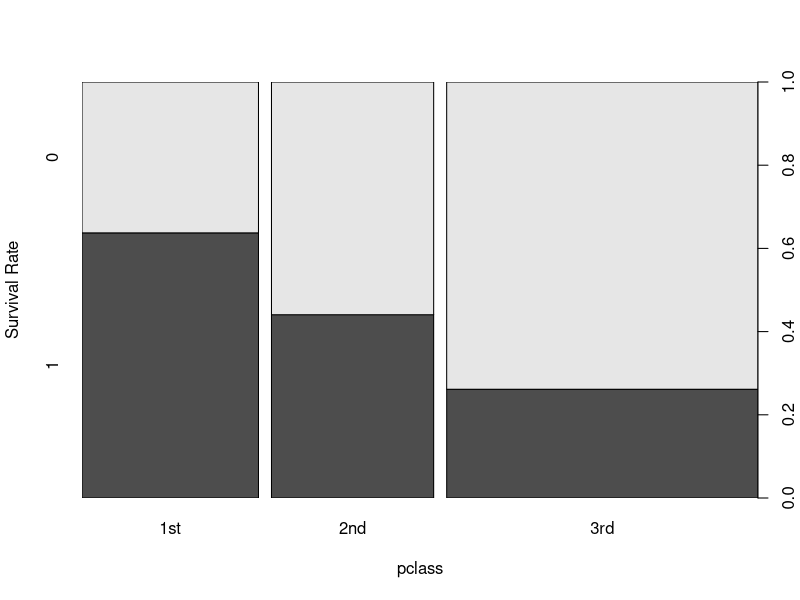
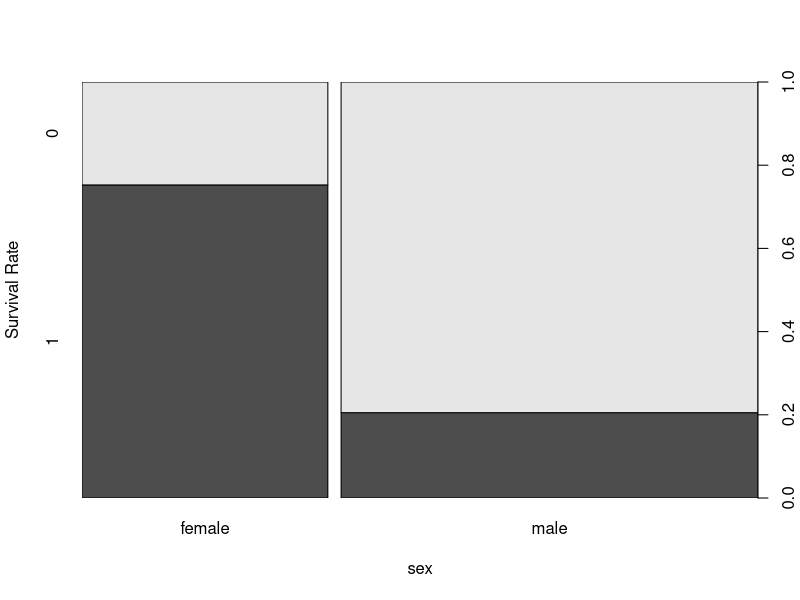

Write R code to recreate these figures, in order. (Note: this script raises an error after producing the figures.)
## ---- chunk 1
knitr::opts_chunk$set(warning=FALSE, message=FALSE)
## ---- chunk 2
??titanic

library(earth)

data(etitanic)

?etitanic
## ---- chunk 3
summary(etitanic)

with(etitanic, table(survived))
with(etitanic, table(survived, pclass))

surv_count <- with(etitanic, table(survived))
surv_by_class_count <- with(etitanic, table(survived, pclass))

prop.table(surv_count)
prop.table(surv_by_class_count, margin=1)
prop.table(surv_by_class_count, margin=2)

with(etitanic, plot(pclass, as.factor(survived), xlab="pclass"
                    , ylab="Survival Rate"))

with(etitanic, plot(sex, as.factor(survived), xlab="sex"
                    , ylab="Survival Rate"))
## ---- chunk 4
etitanic$survived_d <- as.factor(ifelse(etitanic$survived == 1, 'Alive', 'Dead'))

etitanic$survived_d <- relevel(etitanic$survived_d, ref='Dead')

summary(etitanic)

table(etitanic$survived)

etitanic2 <- subset(etitanic, select=-c(survived))

summary(etitanic2)
## ---- chunk 5
library(caret)

set.seed(1234)
training <- createDataPartition(etitanic2$survived_d, p = 0.7, list=FALSE)

trainData <- etitanic2[training,]
testData <- etitanic2[-training,]
## ---- chunk 6
fitControl <- trainControl(method="cv", classProbs = TRUE, summaryFunction = twoClassSummary)
perfmetric <- "ROC"
## ---- chunk 7
## logistic regression
set.seed(1234)
logit.mod <- train(survived_d ~ ., data=trainData, trControl=fitControl, method="glm", metric=perfmetric)

## MARS
set.seed(1234)
earth.mod <- train(survived_d ~ ., data=trainData, trControl=fitControl, method="earth", metric=perfmetric)

## CART
set.seed(1234)
cart.mod <- train(survived_d ~ ., data=trainData, trControl=fitControl, method="rpart", metric=perfmetric)

## Random Forest
set.seed(1234)
rf.mod <- train(survived_d ~ ., data=trainData, trControl=fitControl, method="rf", metric=perfmetric)

## Gradient Boosting
set.seed(1234)
boosting.mod <- train(survived_d ~ ., data=trainData, trControl=fitControl, method="xgbTree", metric=perfmetric)

### 7. pick the best algo -----

preds_testData <- predict(list(logit=logit.mod, MARS=earth.mod, CART=cart.mod, RF=rf.mod, Boosting=boosting.mod), newdata=testData
                          ,type="prob")

str(preds_testData)

keepOnlyAlive <- function(df){
  keep <- df$Alive
  return(keep)
}

preds_testData_filt <- lapply(preds_testData, keepOnlyAlive)

preds_testData_df <- as.data.frame(preds_testData_filt)

str(preds_testData_df)

library(caTools)

allMods <- colAUC(preds_testData_df, testData$survived_d, plotROC = TRUE)

allMods
## ---- chunk 8
set.seed(1234)
final.boosting.mod <- train(survived_d ~ ., data=etitanic2, trControl=fitControl, method="xgbTree", metric=perfmetric)
varImp(final.boosting.mod)
## ---- chunk 9
set.seed(1234)
final.logit.mod <- train(survived_d ~ ., data=etitanic2, trControl=fitControl, method="glm", metric=perfmetric)
varImp(final.logit.mod)
summary(final.logit.mod$finalModel)
